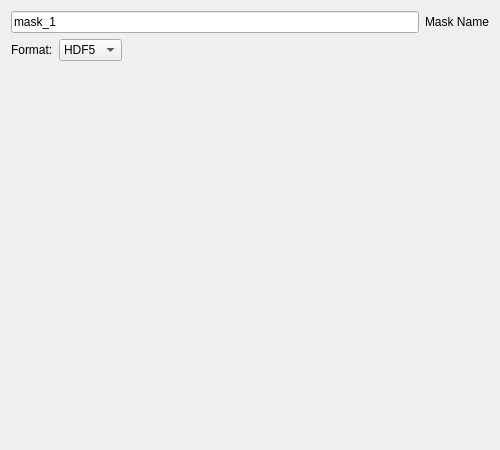
<?xml version="1.0" encoding="UTF-8"?>
<ui version="4.0">
 <class>MaskImport_Widget</class>
 <widget class="QWidget" name="MaskImport_Widget">
  <property name="geometry">
   <rect>
    <x>0</x>
    <y>0</y>
    <width>500</width>
    <height>450</height>
   </rect>
  </property>
  <property name="windowTitle">
   <string>Mask Import</string>
  </property>
  <layout class="QVBoxLayout" name="mainVerticalLayout">
   <item>
    <layout class="QHBoxLayout" name="dataNameLayout">
     <item>
      <widget class="QLineEdit" name="data_name_text">
       <property name="text">
        <string>mask_1</string>
       </property>
      </widget>
     </item>
     <item>
      <widget class="QLabel" name="label_data_name">
       <property name="text">
        <string>Mask Name</string>
       </property>
      </widget>
     </item>
    </layout>
   </item>
   <item>
    <layout class="QHBoxLayout" name="loaderTypeLayout">
     <item>
      <widget class="QLabel" name="label_loader_type">
       <property name="text">
        <string>Format:</string>
       </property>
      </widget>
     </item>
     <item>
      <widget class="QComboBox" name="loader_type_combo">
       <item>
        <property name="text">
         <string>HDF5</string>
        </property>
       </item>
       <item>
        <property name="text">
         <string>Image</string>
        </property>
       </item>
      </widget>
     </item>
     <item>
      <spacer name="loaderTypeSpacer">
       <property name="orientation">
        <enum>Qt::Orientation::Horizontal</enum>
       </property>
       <property name="sizeHint" stdset="0">
        <size>
         <width>40</width>
         <height>20</height>
        </size>
       </property>
      </spacer>
     </item>
    </layout>
   </item>
   <item>
    <widget class="QStackedWidget" name="stacked_loader_options">
     <property name="currentIndex">
      <number>0</number>
     </property>
     <widget class="HDF5MaskImport_Widget" name="hdf5_mask_import_widget"/>
     <widget class="ImageMaskImport_Widget" name="image_mask_import_widget"/>
    </widget>
   </item>
   <item>
    <widget class="Scaling_Widget" name="scaling_widget" native="true"/>
   </item>
   <item>
    <spacer name="verticalSpacer">
     <property name="orientation">
      <enum>Qt::Orientation::Vertical</enum>
     </property>
     <property name="sizeHint" stdset="0">
      <size>
       <width>20</width>
       <height>40</height>
      </size>
     </property>
    </spacer>
   </item>
  </layout>
 </widget>
 <customwidgets>
  <customwidget>
   <class>Scaling_Widget</class>
   <extends>QWidget</extends>
   <header>Scaling_Widget/Scaling_Widget.hpp</header>
   <container>1</container>
  </customwidget>
  <customwidget>
   <class>HDF5MaskImport_Widget</class>
   <extends>QWidget</extends>
   <header>Masks/HDF5/HDF5MaskImport_Widget.hpp</header>
   <container>1</container>
  </customwidget>
  <customwidget>
   <class>ImageMaskImport_Widget</class>
   <extends>QWidget</extends>
   <header>Masks/Image/ImageMaskImport_Widget.hpp</header>
   <container>1</container>
  </customwidget>
 </customwidgets>
 <resources/>
 <connections/>
</ui>
